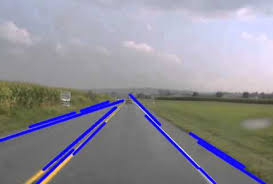
#> input picture data/test_images/lane.jpeg, 273 x 184 px
$ python -i road_detection.py   (imports and definitions only)
#> lines starting #> are read from the running program, lines starting #| are printed output that depends on the picture; after the words box and inside, x2 and y2 are one past the last pixel; in counts of white or black regions, pixels touching at a corner belong together
### config/settings.py
"""
Configuration settings for the Intelligent Traffic System.

This module contains all configuration parameters and settings
for the various components of the system.
"""

import os
from pathlib import Path
from typing import Dict, Any, Optional
from dataclasses import dataclass, field


@dataclass
class ModelConfig:
    """Configuration for machine learning models."""

    # YOLO model settings
    yolo_model_path: str = "data/models/Model/weights/best.pt"
    yolo_confidence_threshold: float = 0.5
    yolo_iou_threshold: float = 0.45

    # Traffic flow prediction settings
    traffic_flow_model_path: str = "data/models/data/models/traffic_flow_model.pkl"
    traffic_flow_confidence_threshold: float = 0.7

    # Road condition detection settings
    road_condition_model_path: str = "data/models/road_condition_model.pkl"
    road_condition_threshold: float = 0.6


@dataclass
class DetectionConfig:
    """Configuration for detection parameters."""

    # Lane detection settings
    lane_detection_roi_ratio: float = 0.6
    lane_detection_min_line_length: int = 50
    lane_detection_max_line_gap: int = 10
    lane_detection_rho: int = 1
    lane_detection_theta: float = 1.0
    lane_detection_threshold: int = 50

    # Traffic sign detection settings
    traffic_sign_min_area: int = 100
    traffic_sign_max_area: int = 50000
    traffic_sign_aspect_ratio_range: tuple = (0.5, 2.0)

    # Road condition detection settings
    pothole_min_area: int = 200
    crack_min_length: int = 50
    surface_quality_threshold: float = 0.3


@dataclass
class ProcessingConfig:
    """Configuration for image and video processing."""

    # Image processing settings
    image_width: int = 640
    image_height: int = 480
    image_quality: int = 95

    # Video processing settings
    video_fps: int = 30
    video_buffer_size: int = 10

    # Real-time processing settings
    real_time_mode: bool = True
    processing_interval: float = 0.1  # seconds


@dataclass
class OutputConfig:
    """Configuration for output and visualization."""

    # Output settings
    save_results: bool = True
    output_directory: str = "results"
    output_format: str = "json"  # json, csv, xml

    # Visualization settings
    show_visualization: bool = True
    visualization_window_size: tuple = (1280, 720)
    draw_bounding_boxes: bool = True
    draw_lanes: bool = True
    draw_traffic_signs: bool = True

    # Logging settings
    log_level: str = "INFO"
    log_file: str = "logs/traffic_system.log"
    log_format: str = "%(asctime)s - %(name)s - %(levelname)s - %(message)s"


@dataclass
class Settings:
    """Main settings class for the Intelligent Traffic System."""

    # Model configuration
    models: ModelConfig = field(default_factory=ModelConfig)

    # Detection configuration
    detection: DetectionConfig = field(default_factory=DetectionConfig)

    # Processing configuration
    processing: ProcessingConfig = field(default_factory=ProcessingConfig)

    # Output configuration
    output: OutputConfig = field(default_factory=OutputConfig)

    # System paths
    base_path: Path = field(default_factory=lambda: Path(__file__).parent.parent)
    data_path: Path = field(default_factory=lambda: Path(__file__).parent.parent / "data")
    models_path: Path = field(default_factory=lambda: Path(__file__).parent.parent / "data" / "models")
    results_path: Path = field(default_factory=lambda: Path(__file__).parent.parent / "results")
    logs_path: Path = field(default_factory=lambda: Path(__file__).parent.parent / "logs")

    def __post_init__(self) -> None:
        """Initialize paths and create directories if they don't exist."""
        self._create_directories()
        self._update_paths()

    def _create_directories(self) -> None:
        """Create necessary directories if they don't exist."""
        directories = [
            self.data_path,
            self.models_path,
            self.results_path,
            self.logs_path,
            self.data_path / "datasets",
            self.data_path / "sample_videos",
        ]

        for directory in directories:
            directory.mkdir(parents=True, exist_ok=True)

    def _update_paths(self) -> None:
        """Update relative paths to absolute paths."""
        # Update model paths
        if not os.path.isabs(self.models.yolo_model_path):
            self.models.yolo_model_path = str(self.models_path / self.models.yolo_model_path)

        if not os.path.isabs(self.models.traffic_flow_model_path):
            self.models.traffic_flow_model_path = str(self.models_path / self.models.traffic_flow_model_path)

        if not os.path.isabs(self.models.road_condition_model_path):
            self.models.road_condition_model_path = str(self.models_path / self.models.road_condition_model_path)

        # Update output paths
        if not os.path.isabs(self.output.output_directory):
            self.output.output_directory = str(self.results_path / self.output.output_directory)

        if not os.path.isabs(self.output.log_file):
            self.output.log_file = str(self.logs_path / self.output.log_file)

    # [64 lines left out: functions to_dict, from_dict, not called in this run]


# Global settings instance
settings = Settings()

### src/core/road_detection.py
"""
Road Detection Module.

This module provides lane detection and road boundary identification
using computer vision techniques with OpenCV.
"""

import cv2
import numpy as np
from typing import List, Tuple, Optional, Dict, Any
import logging
from dataclasses import dataclass

import sys
from pathlib import Path
sys.path.append(str(Path(__file__).parent.parent.parent))
from config.settings import settings


@dataclass
class LaneInfo:
    """Information about detected lanes."""

    left_lane: Optional[np.ndarray] = None
    right_lane: Optional[np.ndarray] = None
    lane_center: Optional[Tuple[int, int]] = None
    lane_departure_warning: bool = False
    lane_confidence: float = 0.0
    lane_angle: float = 0.0


@dataclass
class RoadInfo:
    """Information about detected road conditions."""

    lanes: LaneInfo
    road_width: float = 0.0
    road_quality: str = "unknown"
    curvature: float = 0.0
    visibility: float = 0.0


class RoadDetector:
    """
    Road detection system for lane detection and road boundary identification.

    This class implements lane detection using computer vision techniques
    including edge detection, Hough line transforms, and lane fitting.
    """

    def __init__(self, config: Optional[Dict[str, Any]] = None) -> None:
        """
        Initialize the road detector.

        Args:
            config: Optional configuration dictionary to override default settings.
        """
        self.logger = logging.getLogger(__name__)
        self.config = config or {}

        # Lane detection parameters
        self.roi_ratio = self.config.get(
            "lane_detection_roi_ratio",
            settings.detection.lane_detection_roi_ratio
        )
        self.min_line_length = self.config.get(
            "lane_detection_min_line_length",
            settings.detection.lane_detection_min_line_length
        )
        self.max_line_gap = self.config.get(
            "lane_detection_max_line_gap",
            settings.detection.lane_detection_max_line_gap
        )
        self.rho = self.config.get(
            "lane_detection_rho",
            settings.detection.lane_detection_rho
        )
        self.theta = self.config.get(
            "lane_detection_theta",
            settings.detection.lane_detection_theta
        )
        self.threshold = self.config.get(
            "lane_detection_threshold",
            settings.detection.lane_detection_threshold
        )

        self.logger.info("Road detector initialized successfully")

    def preprocess_image(self, image: np.ndarray) -> np.ndarray:
        """
        Preprocess the input image for lane detection.

        Args:
            image: Input image as numpy array.

        Returns:
            Preprocessed image ready for lane detection.
        """
        try:
            # Convert to grayscale
            gray = cv2.cvtColor(image, cv2.COLOR_BGR2GRAY)

            # Apply Gaussian blur to reduce noise
            blurred = cv2.GaussianBlur(gray, (5, 5), 0)

            # Apply Canny edge detection
            edges = cv2.Canny(blurred, 50, 150)

            return edges
        except Exception as e:
            self.logger.error(f"Error preprocessing image: {e}")
            raise

    def create_roi_mask(self, image: np.ndarray) -> np.ndarray:
        """
        Create region of interest mask for lane detection.

        Args:
            image: Input image as numpy array.

        Returns:
            ROI mask as numpy array.
        """
        try:
            height, width = image.shape[:2]

            # Define ROI vertices (trapezoid shape)
            roi_vertices = np.array([
                [
                    (0, height),
                    (width // 2 - width * 0.1, height * self.roi_ratio),
                    (width // 2 + width * 0.1, height * self.roi_ratio),
                    (width, height)
                ]
            ], dtype=np.int32)

            # Create mask
            mask = np.zeros_like(image)
            cv2.fillPoly(mask, roi_vertices, 255)

            # Apply mask
            masked_image = cv2.bitwise_and(image, mask)

            return masked_image
        except Exception as e:
            self.logger.error(f"Error creating ROI mask: {e}")
            raise

    def detect_lines(self, image: np.ndarray) -> List[np.ndarray]:
        """
        Detect lines in the image using Hough line transform.

        Args:
            image: Preprocessed image with edges.

        Returns:
            List of detected lines.
        """
        try:
            lines = cv2.HoughLinesP(
                image,
                rho=self.rho,
                theta=self.theta * np.pi / 180,
                threshold=self.threshold,
                minLineLength=self.min_line_length,
                maxLineGap=self.max_line_gap
            )

            return lines if lines is not None else []
        except Exception as e:
            self.logger.error(f"Error detecting lines: {e}")
            return []

    def separate_lanes(self, lines: List[np.ndarray], image_shape: Tuple[int, int]) -> Tuple[List[np.ndarray], List[np.ndarray]]:
        """
        Separate detected lines into left and right lanes.

        Args:
            lines: List of detected lines.
            image_shape: Shape of the input image (height, width).

        Returns:
            Tuple of (left_lanes, right_lanes).
        """
        try:
            height, width = image_shape[:2]
            left_lines = []
            right_lines = []

            for line in lines:
                x1, y1, x2, y2 = line[0]

                # Calculate slope
                if x2 - x1 != 0:
                    slope = (y2 - y1) / (x2 - x1)
                else:
                    continue

                # Filter lines based on slope and position
                if slope < -0.5:  # Left lane (negative slope)
                    left_lines.append(line[0])
                elif slope > 0.5:  # Right lane (positive slope)
                    right_lines.append(line[0])

            return left_lines, right_lines
        except Exception as e:
            self.logger.error(f"Error separating lanes: {e}")
            return [], []

    def fit_lane_line(self, lines: List[np.ndarray], image_shape: Tuple[int, int]) -> Optional[np.ndarray]:
        """
        Fit a single lane line from multiple line segments.

        Args:
            lines: List of line segments for one lane.
            image_shape: Shape of the input image (height, width).

        Returns:
            Fitted lane line as numpy array or None if no valid lines.
        """
        try:
            if not lines:
                return None

            height, width = image_shape[:2]

            # Extract all points
            all_x = []
            all_y = []

            for line in lines:
                x1, y1, x2, y2 = line
                all_x.extend([x1, x2])
                all_y.extend([y1, y2])

            if len(all_x) < 2:
                return None

            # Fit polynomial (linear for simplicity)
            coeffs = np.polyfit(all_y, all_x, 1)

            # Generate points for the fitted line
            y1 = height
            y2 = int(height * self.roi_ratio)
            x1 = int(coeffs[0] * y1 + coeffs[1])
            x2 = int(coeffs[0] * y2 + coeffs[1])

            return np.array([x1, y1, x2, y2])
        except Exception as e:
            self.logger.error(f"Error fitting lane line: {e}")
            return None

    def calculate_lane_center(self, left_lane: Optional[np.ndarray], right_lane: Optional[np.ndarray], image_shape: Tuple[int, int]) -> Optional[Tuple[int, int]]:
        """
        Calculate the center point between two lanes.

        Args:
            left_lane: Left lane line coordinates.
            right_lane: Right lane line coordinates.
            image_shape: Shape of the input image (height, width).

        Returns:
            Center point coordinates or None if lanes are not available.
        """
        try:
            if left_lane is None or right_lane is None:
                return None

            height, width = image_shape[:2]
            y = int(height * 0.8)  # Bottom 80% of the image

            # Calculate x coordinates for both lanes at the specified y
            left_x = int((y - left_lane[1]) * (left_lane[2] - left_lane[0]) / (left_lane[3] - left_lane[1]) + left_lane[0])
            right_x = int((y - right_lane[1]) * (right_lane[2] - right_lane[0]) / (right_lane[3] - right_lane[1]) + right_lane[0])

            center_x = (left_x + right_x) // 2
            return (center_x, y)
        except Exception as e:
            self.logger.error(f"Error calculating lane center: {e}")
            return None

    def detect_lane_departure(self, lane_center: Optional[Tuple[int, int]], image_shape: Tuple[int, int], threshold: float = 0.1) -> bool:
        """
        Detect if the vehicle is departing from the lane.

        Args:
            lane_center: Center point of the lane.
            image_shape: Shape of the input image (height, width).
            threshold: Threshold for departure detection (0.0 to 1.0).

        Returns:
            True if lane departure is detected, False otherwise.
        """
        try:
            if lane_center is None:
                return False

            height, width = image_shape[:2]
            image_center_x = width // 2

            # Calculate deviation from center
            deviation = abs(lane_center[0] - image_center_x) / (width // 2)

            return deviation > threshold
        except Exception as e:
            self.logger.error(f"Error detecting lane departure: {e}")
            return False

    def calculate_lane_angle(self, lane: Optional[np.ndarray]) -> float:
        """
        Calculate the angle of a lane line.

        Args:
            lane: Lane line coordinates.

        Returns:
            Angle in degrees.
        """
        try:
            if lane is None:
                return 0.0

            x1, y1, x2, y2 = lane
            angle = np.arctan2(y2 - y1, x2 - x1) * 180 / np.pi

            return angle
        except Exception as e:
            self.logger.error(f"Error calculating lane angle: {e}")
            return 0.0

    def detect_lanes(self, image: np.ndarray) -> LaneInfo:
        """
        Detect lanes in the input image.

        Args:
            image: Input image as numpy array.

        Returns:
            LaneInfo object containing lane detection results.
        """
        try:
            # Preprocess image
            edges = self.preprocess_image(image)

            # Create ROI mask
            masked_edges = self.create_roi_mask(edges)

            # Detect lines
            lines = self.detect_lines(masked_edges)

            # Separate into left and right lanes
            left_lines, right_lines = self.separate_lanes(lines, image.shape)

            # Fit lane lines
            left_lane = self.fit_lane_line(left_lines, image.shape)
            right_lane = self.fit_lane_line(right_lines, image.shape)

            # Calculate lane center
            lane_center = self.calculate_lane_center(left_lane, right_lane, image.shape)

            # Detect lane departure
            lane_departure = self.detect_lane_departure(lane_center, image.shape)

            # Calculate lane angle (average of both lanes)
            left_angle = self.calculate_lane_angle(left_lane)
            right_angle = self.calculate_lane_angle(right_lane)
            lane_angle = (left_angle + right_angle) / 2 if left_lane is not None and right_lane is not None else 0.0

            # Calculate confidence based on number of detected lines
            total_lines = len(left_lines) + len(right_lines)
            confidence = min(total_lines / 10.0, 1.0)  # Normalize to 0-1

            return LaneInfo(
                left_lane=left_lane,
                right_lane=right_lane,
                lane_center=lane_center,
                lane_departure_warning=lane_departure,
                lane_confidence=confidence,
                lane_angle=lane_angle
            )
        except Exception as e:
            self.logger.error(f"Error detecting lanes: {e}")
            return LaneInfo()

    # [90 lines left out: functions detect_road_conditions, draw_lanes, not called in this run]

>>> import cv2
>>> picture = cv2.imread('../../data/test_images/lane.jpeg')
#> picture is the input picture: shape (184, 273, 3); mean B, G, R 152, 142, 143.1
>>> result = RoadDetector().detect_lanes(picture)
#> in preprocess_image, `gray = cv2.cvtColor(image, cv2.COLOR_BGR2GRAY)`:
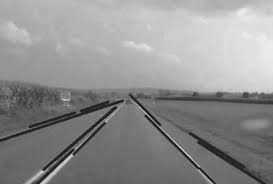
#> gray: shape (184, 273); min 15, max 241, mean 143.5
#> in preprocess_image, `edges = cv2.Canny(blurred, 50, 150)`:
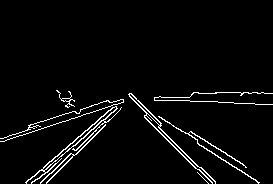
#> edges: shape (184, 273); 3.7% white in thin lines or dots, all inside (x1, y1, x2, y2) = (0, 90, 273, 184)
#> in create_roi_mask, `cv2.fillPoly(mask, roi_vertices, 255)`:
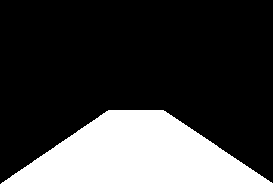
#> mask: shape (184, 273); 24.2% white; 1 white region, box (x1, y1, x2, y2) and area: (1, 110, 273, 184) 12171
#> in create_roi_mask, `masked_image = cv2.bitwise_and(image, mask)`:
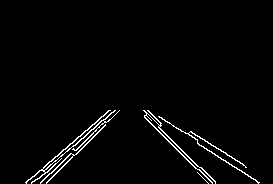
#> masked_image: shape (184, 273); 2.3% white in thin lines or dots, all inside (x1, y1, x2, y2) = (25, 110, 260, 184)
#> in detect_lines, `lines = cv2.HoughLinesP( image, rho=self.rho, theta=self.theta * np.pi..`: lines = [[46, 182, 105, 125], [26, 182, 109, 110], [144, 117, 212, 183], [197, 143, 259, 182], [43, 170, 99, 123], [191, 131, 246, 167]]
#> the loop in separate_lanes, `for line in lines:` made 6 passes
#> (x1, y1, x2, y2, slope) on passes 1 to 6: (46, 182, 105, 125, -0.966), (26, 182, 109, 110, -0.867), (144, 117, 212, 183, 0.971), (197, 143, 259, 182, 0.629), (43, 170, 99, 123, -0.839), (191, 131, 246, 167, 0.655)
#> after the loop in separate_lanes, `for line in lines:`: left_lines = [[46, 182, 105, 125], [26, 182, 109, 110], [43, 170, 99, 123]]; right_lines = [[144, 117, 212, 183], [197, 143, 259, 182], [191, 131, 246, 167]]
#> the loop in fit_lane_line, `for line in lines:` made 3 passes
#> after the loop in fit_lane_line, `for line in lines:`: all_x = [46, 105, 26, 109, 43, 99]; all_y = [182, 125, 182, 110, 170, 123]
#> in fit_lane_line, `coeffs = np.polyfit(all_y, all_x, 1)`: coeffs = [-1.1, 234.7]
#> in fit_lane_line, `x1 = int(coeffs[0] * y1 + coeffs[1])`: x1 = 32
#> in fit_lane_line, `x2 = int(coeffs[0] * y2 + coeffs[1])`: x2 = 113
#> in detect_lanes, `left_lane = self.fit_lane_line(left_lines, image.shape)`: left_lane = [32, 184, 113, 110]
#> the loop in fit_lane_line (call 2), `for line in lines:` made 3 passes
#> in detect_lanes, `right_lane = self.fit_lane_line(right_lines, image.shape)`: right_lane = [247, 184, 151, 110]
#> in calculate_lane_center, `left_x = int((y - left_lane[1]) * (left_lane[2] - left_lane[0]) / (lef..`: left_x = 72
#> in calculate_lane_center, `right_x = int((y - right_lane[1]) * (right_lane[2] - right_lane[0]) / ..`: right_x = 199
#> in calculate_lane_center, `center_x = (left_x + right_x) // 2`: center_x = 135
#> in detect_lanes, `lane_center = self.calculate_lane_center(left_lane, right_lane, image...`: lane_center = (135, 147)
#> in detect_lane_departure, `deviation = abs(lane_center[0] - image_center_x) / (width // 2)`: deviation = 0.00735
#> in detect_lanes, `lane_departure = self.detect_lane_departure(lane_center, image.shape)`: lane_departure = False
#> in calculate_lane_angle, `x1, y1, x2, y2 = lane`: x1 = 32; y1 = 184; x2 = 113; y2 = 110
#> in calculate_lane_angle, `angle = np.arctan2(y2 - y1, x2 - x1) * 180 / np.pi`: angle = -42.41
#> in detect_lanes, `right_angle = self.calculate_lane_angle(right_lane)`: right_angle = -142.4
#> in detect_lanes, `lane_angle = (left_angle + right_angle) / 2 if left_lane is not None a..`: lane_angle = -92.39
#> in detect_lanes, `total_lines = len(left_lines) + len(right_lines)`: total_lines = 6
#> in detect_lanes, `confidence = min(total_lines / 10.0, 1.0)`: confidence = 0.6
